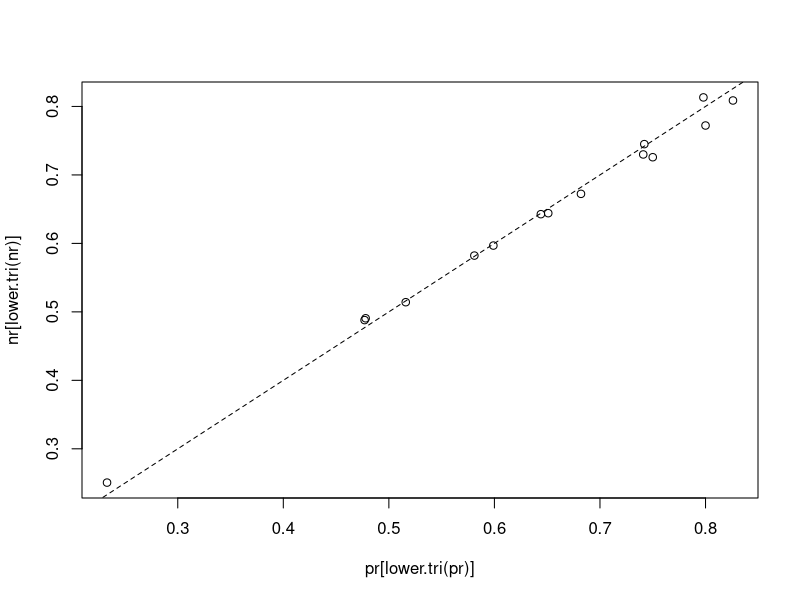

This figure's R source:
library(sfsmisc)


### Name: nearcor
### Title: Find the Nearest Proper Correlation Matrix
### Aliases: nearcor
### Keywords: algebra array

### ** Examples

 cat("pr is the example matrix used in Knol DL, ten Berge (1989)\n")
 pr <- matrix(c(1,     0.477, 0.644, 0.478, 0.651, 0.826,
		0.477, 1,     0.516, 0.233, 0.682, 0.75,
		0.644, 0.516, 1,     0.599, 0.581, 0.742,
		0.478, 0.233, 0.599, 1,     0.741, 0.8,
		0.651, 0.682, 0.581, 0.741, 1,     0.798,
		0.826, 0.75,  0.742, 0.8,   0.798, 1),
	      nrow = 6, ncol = 6)

 ncr <- nearcor(pr)
 nr <- ncr$cor
 ## Don't show: 
  stopifnot(all.equal(nr[lower.tri(nr)],
            c(0.487968018215891, 0.642651880010905, 0.490638670907082, 0.64409905308119,
              0.808711184549399, 0.514114729435273, 0.250668810831206, 0.672351311297071,
              0.725832055882792, 0.596827778712155, 0.582191779051908, 0.744963163381413,
              0.729882058012398, 0.772150225146827, 0.813191720191943)))
 
## End(Don't show)
 plot(pr[lower.tri(pr)],
      nr[lower.tri(nr)]); abline(0,1, lty=2)
 round(cbind(eigen(pr)$values, eigen(nr)$values), 8)

 cat("The following will fail:\n")
 try(factanal(cov=pr, factors=2))
 cat("and this should work\n")
 try(factanal(cov=nr, factors=2))

 if(require("polycor")) {

    n <- 400
    x <- rnorm(n)
    y <- rnorm(n)

    x1 <- (x + rnorm(n))/2
    x2 <- (x + rnorm(n))/2
    x3 <- (x + rnorm(n))/2
    x4 <- (x + rnorm(n))/2

    y1 <- (y + rnorm(n))/2
    y2 <- (y + rnorm(n))/2
    y3 <- (y + rnorm(n))/2
    y4 <- (y + rnorm(n))/2

    dat <- data.frame(x1, x2, x3, x4, y1, y2, y3, y4)

    x1 <- ordered(as.integer(x1 > 0))
    x2 <- ordered(as.integer(x2 > 0))
    x3 <- ordered(as.integer(x3 > 1))
    x4 <- ordered(as.integer(x4 > -1))

    y1 <- ordered(as.integer(y1 > 0))
    y2 <- ordered(as.integer(y2 > 0))
    y3 <- ordered(as.integer(y3 > 1))
    y4 <- ordered(as.integer(y4 > -1))

    odat <- data.frame(x1, x2, x3, x4, y1, y2, y3, y4)

    xcor <- cor(dat)
    pcor <- cor(data.matrix(odat)) # cor() no longer works for factors
    hcor <- hetcor(odat, ML=TRUE, std.err=FALSE)$correlations
    ncor <- nearcor(hcor)$cor

    try(factanal(covmat=xcor, factors=2, n.obs=n))
    try(factanal(covmat=pcor, factors=2, n.obs=n))
    try(factanal(covmat=hcor, factors=2, n.obs=n))
    try(factanal(covmat=ncor, factors=2, n.obs=n))
  }
